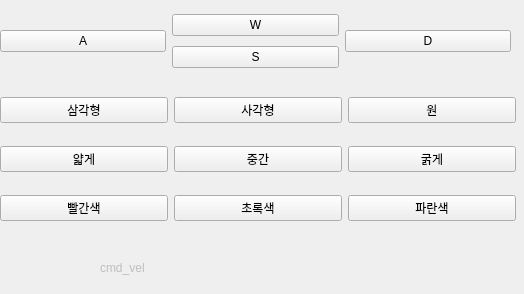
<?xml version="1.0" encoding="UTF-8"?>
<ui version="4.0">
 <class>MainWindowDesign</class>
 <widget class="QMainWindow" name="MainWindowDesign">
  <property name="geometry">
   <rect>
    <x>0</x>
    <y>0</y>
    <width>524</width>
    <height>294</height>
   </rect>
  </property>
  <property name="windowTitle">
   <string>QRosApp</string>
  </property>
  <property name="windowIcon">
   <iconset>
    <normaloff>:/images/icon.png</normaloff>:/images/icon.png</iconset>
  </property>
  <property name="locale">
   <locale language="English" country="Australia"/>
  </property>
  <widget class="QWidget" name="centralwidget">
   <widget class="QWidget" name="horizontalLayoutWidget">
    <property name="geometry">
     <rect>
      <x>0</x>
      <y>10</y>
      <width>511</width>
      <height>62</height>
     </rect>
    </property>
    <layout class="QHBoxLayout" name="horizontalLayout">
     <item>
      <widget class="QPushButton" name="key_a">
       <property name="text">
        <string>A</string>
       </property>
      </widget>
     </item>
     <item>
      <layout class="QVBoxLayout" name="verticalLayout">
       <item>
        <widget class="QPushButton" name="key_w">
         <property name="text">
          <string>W</string>
         </property>
        </widget>
       </item>
       <item>
        <widget class="QPushButton" name="key_s">
         <property name="text">
          <string>S</string>
         </property>
        </widget>
       </item>
      </layout>
     </item>
     <item>
      <widget class="QPushButton" name="key_d">
       <property name="text">
        <string>D</string>
       </property>
      </widget>
     </item>
    </layout>
   </widget>
   <widget class="QWidget" name="verticalLayoutWidget_2">
    <property name="geometry">
     <rect>
      <x>0</x>
      <y>80</y>
      <width>516</width>
      <height>160</height>
     </rect>
    </property>
    <layout class="QVBoxLayout" name="verticalLayout_2">
     <item>
      <layout class="QHBoxLayout" name="horizontalLayout_5">
       <item>
        <widget class="QPushButton" name="triangle">
         <property name="text">
          <string>삼각형</string>
         </property>
        </widget>
       </item>
       <item>
        <widget class="QPushButton" name="rectangle">
         <property name="text">
          <string>사각형</string>
         </property>
        </widget>
       </item>
       <item>
        <widget class="QPushButton" name="circle">
         <property name="text">
          <string>원</string>
         </property>
        </widget>
       </item>
      </layout>
     </item>
     <item>
      <layout class="QHBoxLayout" name="horizontalLayout_2">
       <item>
        <widget class="QPushButton" name="thin">
         <property name="text">
          <string>얇게</string>
         </property>
        </widget>
       </item>
       <item>
        <widget class="QPushButton" name="middle">
         <property name="text">
          <string>중간</string>
         </property>
        </widget>
       </item>
       <item>
        <widget class="QPushButton" name="thick">
         <property name="text">
          <string>굵게</string>
         </property>
        </widget>
       </item>
      </layout>
     </item>
     <item>
      <layout class="QHBoxLayout" name="horizontalLayout_3">
       <item>
        <widget class="QPushButton" name="red">
         <property name="text">
          <string>빨간색</string>
         </property>
        </widget>
       </item>
       <item>
        <widget class="QPushButton" name="green">
         <property name="text">
          <string>초록색</string>
         </property>
        </widget>
       </item>
       <item>
        <widget class="QPushButton" name="blue">
         <property name="text">
          <string>파란색</string>
         </property>
        </widget>
       </item>
      </layout>
     </item>
    </layout>
   </widget>
   <widget class="QLabel" name="cmd_vel">
    <property name="enabled">
     <bool>false</bool>
    </property>
    <property name="geometry">
     <rect>
      <x>100</x>
      <y>250</y>
      <width>300</width>
      <height>35</height>
     </rect>
    </property>
    <property name="maximumSize">
     <size>
      <width>300</width>
      <height>16777215</height>
     </size>
    </property>
    <property name="text">
     <string>cmd_vel</string>
    </property>
   </widget>
  </widget>
  <action name="action_Quit">
   <property name="text">
    <string>&amp;Quit</string>
   </property>
   <property name="shortcut">
    <string>Ctrl+Q</string>
   </property>
   <property name="shortcutContext">
    <enum>Qt::ShortcutContext::ApplicationShortcut</enum>
   </property>
  </action>
  <action name="action_Preferences">
   <property name="text">
    <string>&amp;Preferences</string>
   </property>
  </action>
  <action name="actionAbout">
   <property name="text">
    <string>&amp;About</string>
   </property>
  </action>
  <action name="actionAbout_Qt">
   <property name="text">
    <string>About &amp;Qt</string>
   </property>
  </action>
 </widget>
 <resources/>
 <connections>
  <connection>
   <sender>action_Quit</sender>
   <signal>triggered()</signal>
   <receiver>MainWindowDesign</receiver>
   <slot>close()</slot>
   <hints>
    <hint type="sourcelabel">
     <x>-1</x>
     <y>-1</y>
    </hint>
    <hint type="destinationlabel">
     <x>399</x>
     <y>299</y>
    </hint>
   </hints>
  </connection>
 </connections>
</ui>
